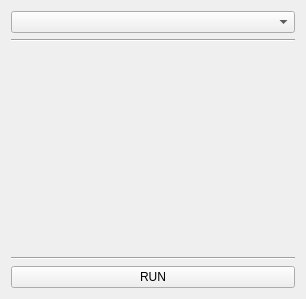
<?xml version="1.0" encoding="UTF-8"?>
<ui version="4.0">
 <class>datatransmitter</class>
 <widget class="QWidget" name="datatransmitter">
  <property name="geometry">
   <rect>
    <x>0</x>
    <y>0</y>
    <width>306</width>
    <height>299</height>
   </rect>
  </property>
  <property name="windowTitle">
   <string>Form</string>
  </property>
  <layout class="QVBoxLayout" name="verticalLayout">
   <item>
    <widget class="QComboBox" name="cmb_channel"/>
   </item>
   <item>
    <widget class="Line" name="line_1">
     <property name="orientation">
      <enum>Qt::Horizontal</enum>
     </property>
    </widget>
   </item>
   <item>
    <widget class="QStackedWidget" name="stack_channel">
     <property name="currentIndex">
      <number>-1</number>
     </property>
    </widget>
   </item>
   <item>
    <widget class="Line" name="line_2">
     <property name="orientation">
      <enum>Qt::Horizontal</enum>
     </property>
    </widget>
   </item>
   <item>
    <widget class="QPushButton" name="btn_run">
     <property name="focusPolicy">
      <enum>Qt::NoFocus</enum>
     </property>
     <property name="text">
      <string>RUN</string>
     </property>
     <property name="checkable">
      <bool>true</bool>
     </property>
    </widget>
   </item>
  </layout>
 </widget>
 <resources/>
 <connections/>
</ui>
